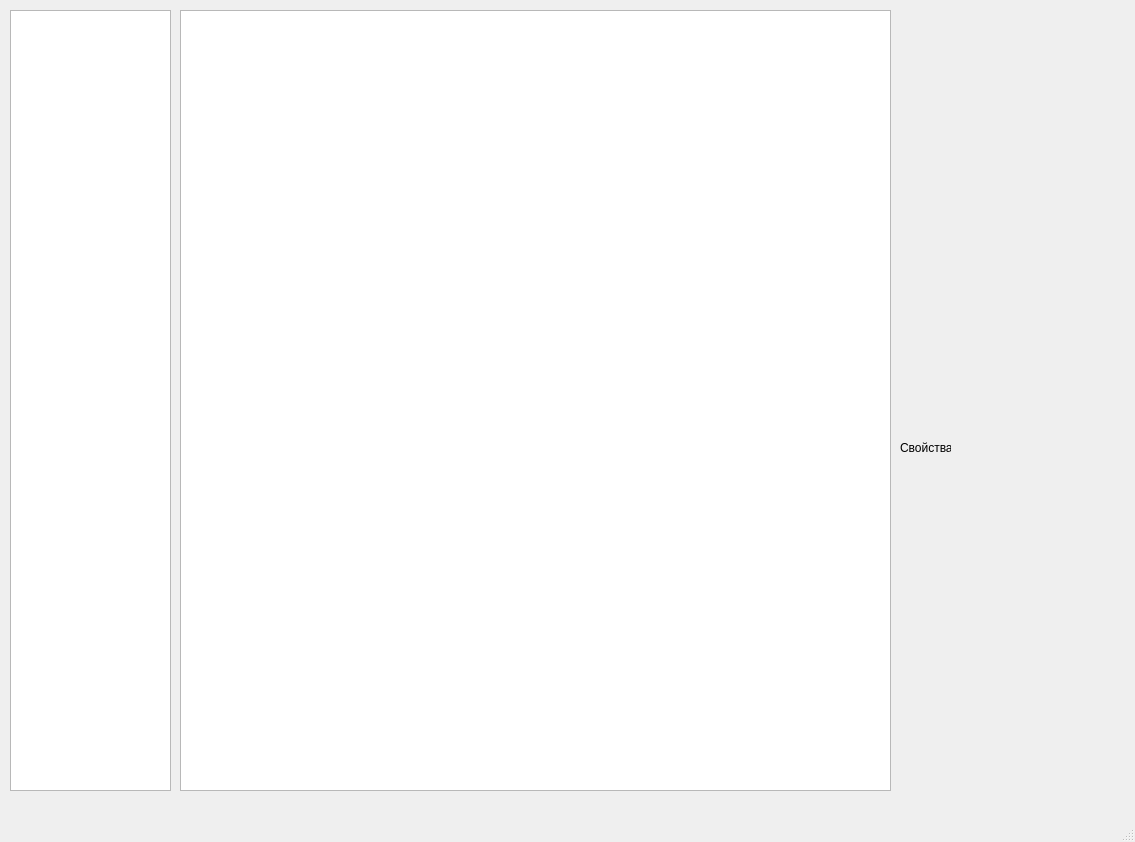
<?xml version="1.0" encoding="UTF-8"?>
<ui version="4.0">
 <class>MainWindow</class>
 <widget class="QMainWindow" name="MainWindow">
  <property name="geometry">
   <rect>
    <x>0</x>
    <y>0</y>
    <width>1135</width>
    <height>842</height>
   </rect>
  </property>
  <property name="windowTitle">
   <string>MainWindow</string>
  </property>
  <widget class="QWidget" name="centralwidget">
   <widget class="QGraphicsView" name="graphicsView">
    <property name="geometry">
     <rect>
      <x>180</x>
      <y>10</y>
      <width>711</width>
      <height>781</height>
     </rect>
    </property>
   </widget>
   <widget class="QListWidget" name="toolList">
    <property name="geometry">
     <rect>
      <x>10</x>
      <y>10</y>
      <width>161</width>
      <height>781</height>
     </rect>
    </property>
   </widget>
   <widget class="QWidget" name="verticalLayoutWidget">
    <property name="geometry">
     <rect>
      <x>900</x>
      <y>460</y>
      <width>221</width>
      <height>331</height>
     </rect>
    </property>
    <layout class="QVBoxLayout" name="propertyLayout"/>
   </widget>
   <widget class="QLabel" name="propertyLabel">
    <property name="geometry">
     <rect>
      <x>900</x>
      <y>440</y>
      <width>51</width>
      <height>16</height>
     </rect>
    </property>
    <property name="text">
     <string>Свойства</string>
    </property>
   </widget>
  </widget>
  <widget class="QMenuBar" name="menubar">
   <property name="geometry">
    <rect>
     <x>0</x>
     <y>0</y>
     <width>1135</width>
     <height>22</height>
    </rect>
   </property>
  </widget>
  <widget class="QStatusBar" name="statusbar"/>
 </widget>
 <resources/>
 <connections/>
</ui>
